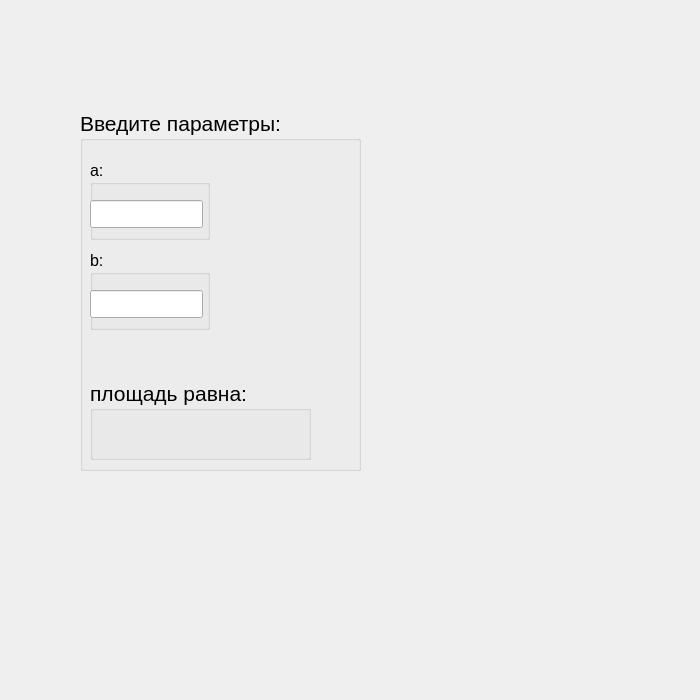
<?xml version="1.0" encoding="UTF-8"?>
<ui version="4.0">
 <class>Ellipse</class>
 <widget class="QWidget" name="Ellipse">
  <property name="geometry">
   <rect>
    <x>0</x>
    <y>0</y>
    <width>700</width>
    <height>700</height>
   </rect>
  </property>
  <property name="windowTitle">
   <string>Form</string>
  </property>
  <widget class="QGroupBox" name="groupBox">
   <property name="geometry">
    <rect>
     <x>80</x>
     <y>110</y>
     <width>281</width>
     <height>361</height>
    </rect>
   </property>
   <property name="font">
    <font>
     <pointsize>16</pointsize>
    </font>
   </property>
   <property name="title">
    <string>Введите параметры:</string>
   </property>
   <widget class="QGroupBox" name="groupBox_2">
    <property name="geometry">
     <rect>
      <x>10</x>
      <y>50</y>
      <width>120</width>
      <height>80</height>
     </rect>
    </property>
    <property name="font">
     <font>
      <pointsize>12</pointsize>
     </font>
    </property>
    <property name="title">
     <string>a:</string>
    </property>
    <widget class="QLineEdit" name="lineEdit">
     <property name="geometry">
      <rect>
       <x>0</x>
       <y>40</y>
       <width>113</width>
       <height>28</height>
      </rect>
     </property>
    </widget>
   </widget>
   <widget class="QGroupBox" name="groupBox_3">
    <property name="geometry">
     <rect>
      <x>10</x>
      <y>140</y>
      <width>120</width>
      <height>80</height>
     </rect>
    </property>
    <property name="font">
     <font>
      <pointsize>12</pointsize>
     </font>
    </property>
    <property name="title">
     <string>b:</string>
    </property>
    <widget class="QLineEdit" name="lineEdit_2">
     <property name="geometry">
      <rect>
       <x>0</x>
       <y>40</y>
       <width>113</width>
       <height>28</height>
      </rect>
     </property>
    </widget>
   </widget>
   <widget class="QGroupBox" name="groupBox_4">
    <property name="geometry">
     <rect>
      <x>10</x>
      <y>270</y>
      <width>221</width>
      <height>80</height>
     </rect>
    </property>
    <property name="title">
     <string>площадь равна:</string>
    </property>
    <widget class="QLabel" name="label">
     <property name="geometry">
      <rect>
       <x>0</x>
       <y>40</y>
       <width>221</width>
       <height>41</height>
      </rect>
     </property>
     <property name="text">
      <string/>
     </property>
    </widget>
   </widget>
  </widget>
 </widget>
 <resources/>
 <connections/>
</ui>
